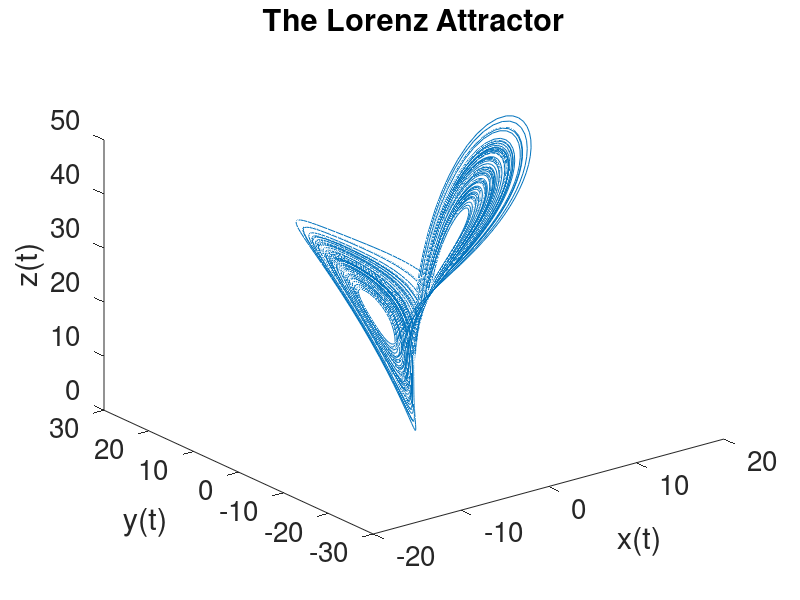

Source code (MATLAB):
% Program_16a - 3-D Phase Portrait (Lorenz).
% Chapter 16 - Three-Dimensional Autonomous Systems and Chaos.
% You can rotate the 3D image and zoom in.
% Copyright Springer 2023. Stephen Lynch.

sigma=10;r=28;b=8/3;
Lorenz=@(t,x) [sigma*(x(2)-x(1));r*x(1)-x(2)-x(1)*x(3);x(1)*x(2)-b*x(3)]; 
options = odeset('RelTol',1e-4,'AbsTol',1e-4);
[t,xa]=ode45(Lorenz,[0 100],[15,20,30],options);
plot3(xa(:,1),xa(:,2),xa(:,3))
title('The Lorenz Attractor')
set(gca,'FontSize',20);
xlabel('x(t)');
ylabel('y(t)');
zlabel('z(t)');
% End of Program_16a.
